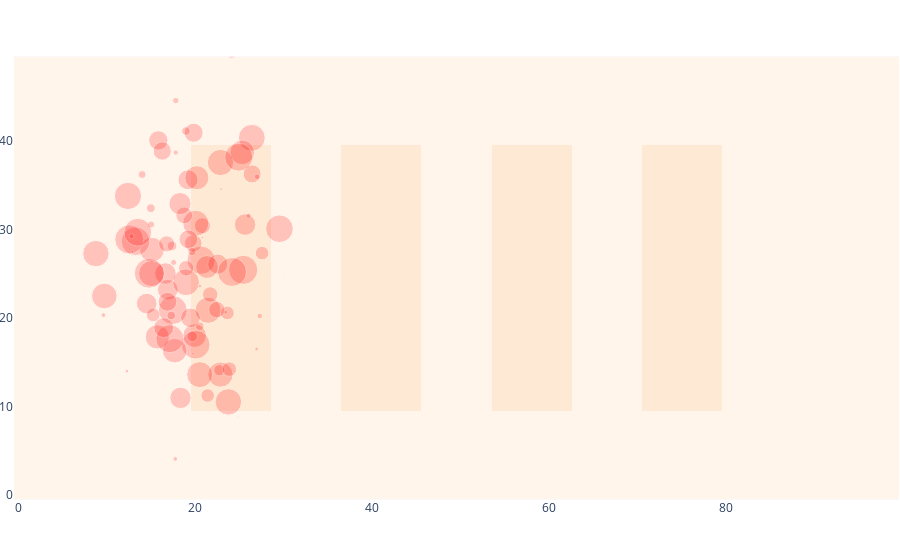

Notebook cell for this chart:
### Code cell
T = 100
prior = rng.multivariate_normal(means[0], covariances[0], size=T)
weights = rng.uniform(0, 30, size=T)
show_map(0.1*base_map, markers=prior,
         marker=dict(size=weights, color="red", opacity=0.2))
